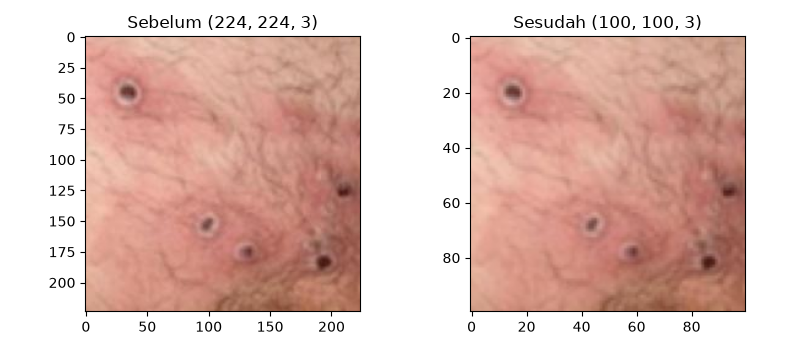

The Python source for this figure:

# Memeriksa ukuran gambar SEBELUM dan SESUDAH diproses getData.py (contoh: Train fold 1)
# Jalankan dari folder proyek: python cek_ukuran.py
import cv2 as cv
import matplotlib.pyplot as plt
from os import listdir, path
from config import FOLDER_ORI, JUMLAH_KELAS, UKURAN
from Utils.getData import getImageLabel, daftarKelas, EKSTENSI

folder = path.join(FOLDER_ORI.format(k=1), "Train")

# 1. Ukuran asli
ukuran_asli = set()
for kelas in daftarKelas(folder):
    for nama in listdir(path.join(folder, kelas)):
        if nama.lower().endswith(EKSTENSI):
            ukuran_asli.add(cv.imread(path.join(folder, kelas, nama)).shape)
print("SEBELUM:", len(ukuran_asli), "ukuran berbeda, contoh:", sorted(ukuran_asli)[:3])

# 2. Ukuran setelah getData.py: harus semuanya (100, 100, 3)
data = getImageLabel(folder, JUMLAH_KELAS, UKURAN)
print("SESUDAH:", set(tuple(gambar.shape) for gambar, label in data), "dari", len(data), "gambar")

# 3. Nilai piksel setelah dibagi 255: harus di antara 0 dan 1
gambar, label = data[0]
print("Nilai piksel terkecil =", round(gambar.min().item(), 3), "| terbesar =", round(gambar.max().item(), 3))

# 4. Lihat langsung: satu foto Monkeypox sebelum dan sesudah
fmpox = path.join(folder, "Monkeypox")
asli = cv.imread(path.join(fmpox, sorted(listdir(fmpox))[0]))
plt.figure(figsize=(8, 3.5))
plt.subplot(1, 2, 1); plt.imshow(cv.cvtColor(asli, cv.COLOR_BGR2RGB)); plt.title(f"Sebelum {asli.shape}")
plt.subplot(1, 2, 2); plt.imshow(cv.cvtColor(cv.resize(asli, (UKURAN, UKURAN)), cv.COLOR_BGR2RGB));
plt.title(f"Sesudah ({UKURAN}, {UKURAN}, 3)")
plt.tight_layout(); plt.savefig("cek_ukuran.png")
print("Gambar perbandingan disimpan: cek_ukuran.png")
